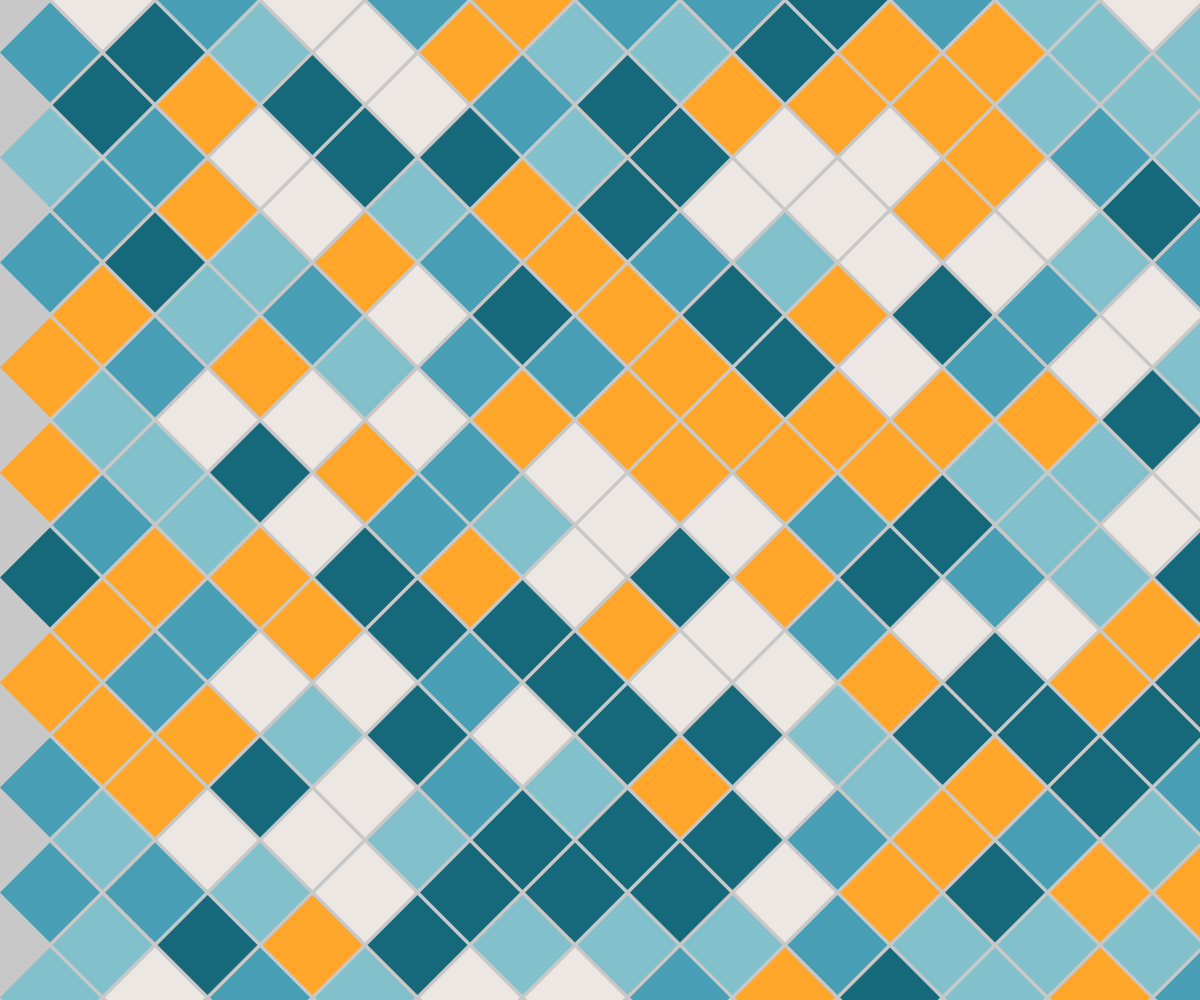
Frame 1 (no input)
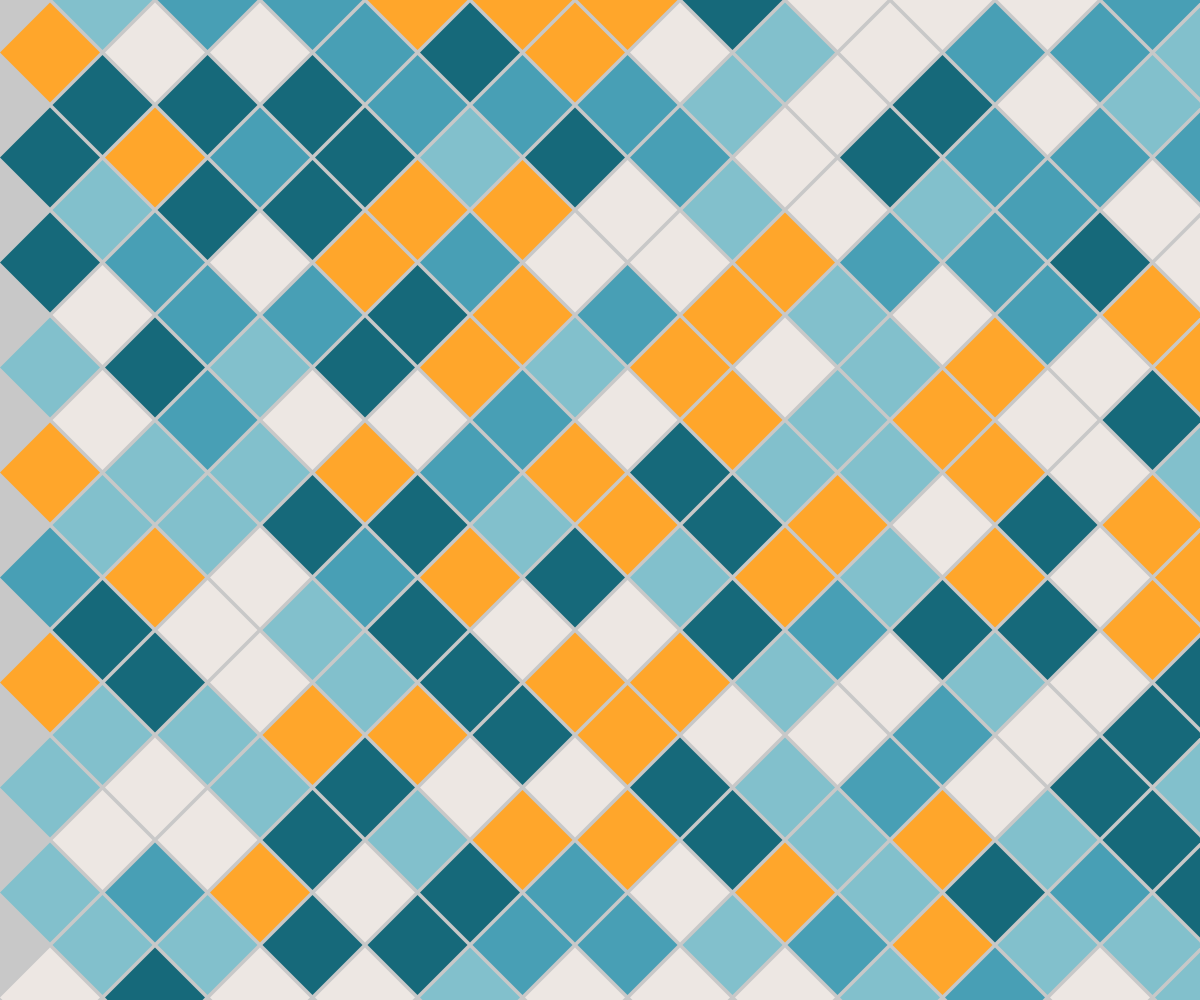
Frame 2 (the mouse pressed at the canvas centre, redrawn once)

The p5.js sketch that drew these frames (run headless with seeded random() and noise() and a simulated clock; the mouse was pressed at the canvas centre and the sketch redrawn once):

// p5.js sketch
// ── sketch.js
"use strict";
//==========
// p5.js

function setup(){
	createCanvas(windowWidth, windowHeight);
	noLoop();
}

function draw(){
	
	let colors = [];
	colors.push(color(22, 105, 122));
	colors.push(color(72, 159, 181));
	colors.push(color(130, 192, 204));
	colors.push(color(237, 231, 227));
	colors.push(color(255, 166, 43));

	background(200);
	noStroke();

	let l = colors.length;
	let s = 100;
	let p = 100 + 5;

	for(let a=0; a<20; a++){
		for(let b=0; b<20; b++){
			let rdm = random(l);
			let index = floor(rdm);
			let c = colors[index];
			fill(c);
			let x = b * p;
			let y = a * p / 2;
			let odd = a % 2;
			if(odd == 0){
				x += p / 2;
			}
			quad(x, y, x+s/2, y+s/2, x+s, y, x+s/2, y-s/2);
		}
	}
}
